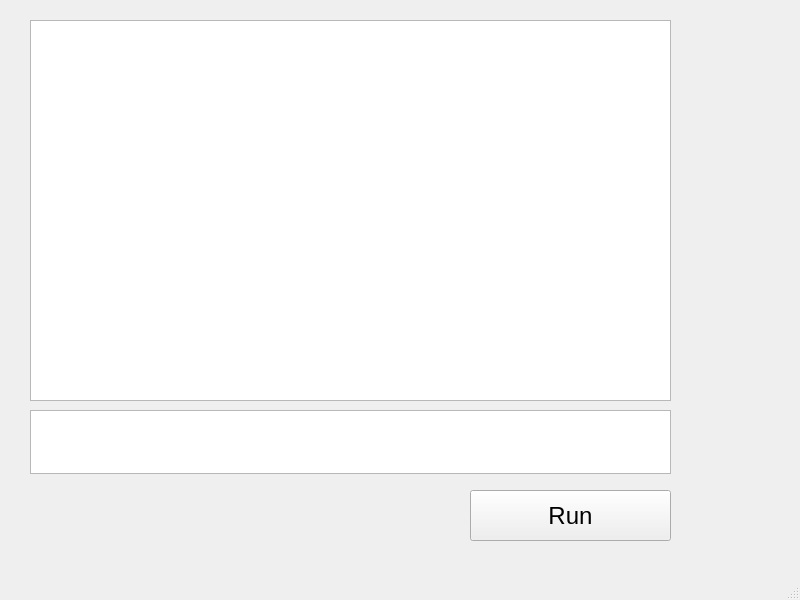
<?xml version="1.0" encoding="UTF-8"?>
<ui version="4.0">
 <class>MainWindow</class>
 <widget class="QMainWindow" name="MainWindow">
  <property name="geometry">
   <rect>
    <x>0</x>
    <y>0</y>
    <width>800</width>
    <height>600</height>
   </rect>
  </property>
  <property name="windowTitle">
   <string>Lua-In-Qt</string>
  </property>
  <widget class="QWidget" name="centralwidget">
   <widget class="QPlainTextEdit" name="plainTextEdit">
    <property name="geometry">
     <rect>
      <x>30</x>
      <y>20</y>
      <width>641</width>
      <height>381</height>
     </rect>
    </property>
   </widget>
   <widget class="QPlainTextEdit" name="plainTextEdit_2">
    <property name="geometry">
     <rect>
      <x>30</x>
      <y>410</y>
      <width>641</width>
      <height>64</height>
     </rect>
    </property>
   </widget>
   <widget class="QPushButton" name="runBtn">
    <property name="geometry">
     <rect>
      <x>470</x>
      <y>490</y>
      <width>201</width>
      <height>51</height>
     </rect>
    </property>
    <property name="font">
     <font>
      <family>Arial</family>
      <pointsize>18</pointsize>
     </font>
    </property>
    <property name="text">
     <string>Run</string>
    </property>
   </widget>
  </widget>
  <widget class="QMenuBar" name="menubar">
   <property name="geometry">
    <rect>
     <x>0</x>
     <y>0</y>
     <width>800</width>
     <height>18</height>
    </rect>
   </property>
  </widget>
  <widget class="QStatusBar" name="statusbar"/>
 </widget>
 <resources/>
 <connections/>
</ui>
